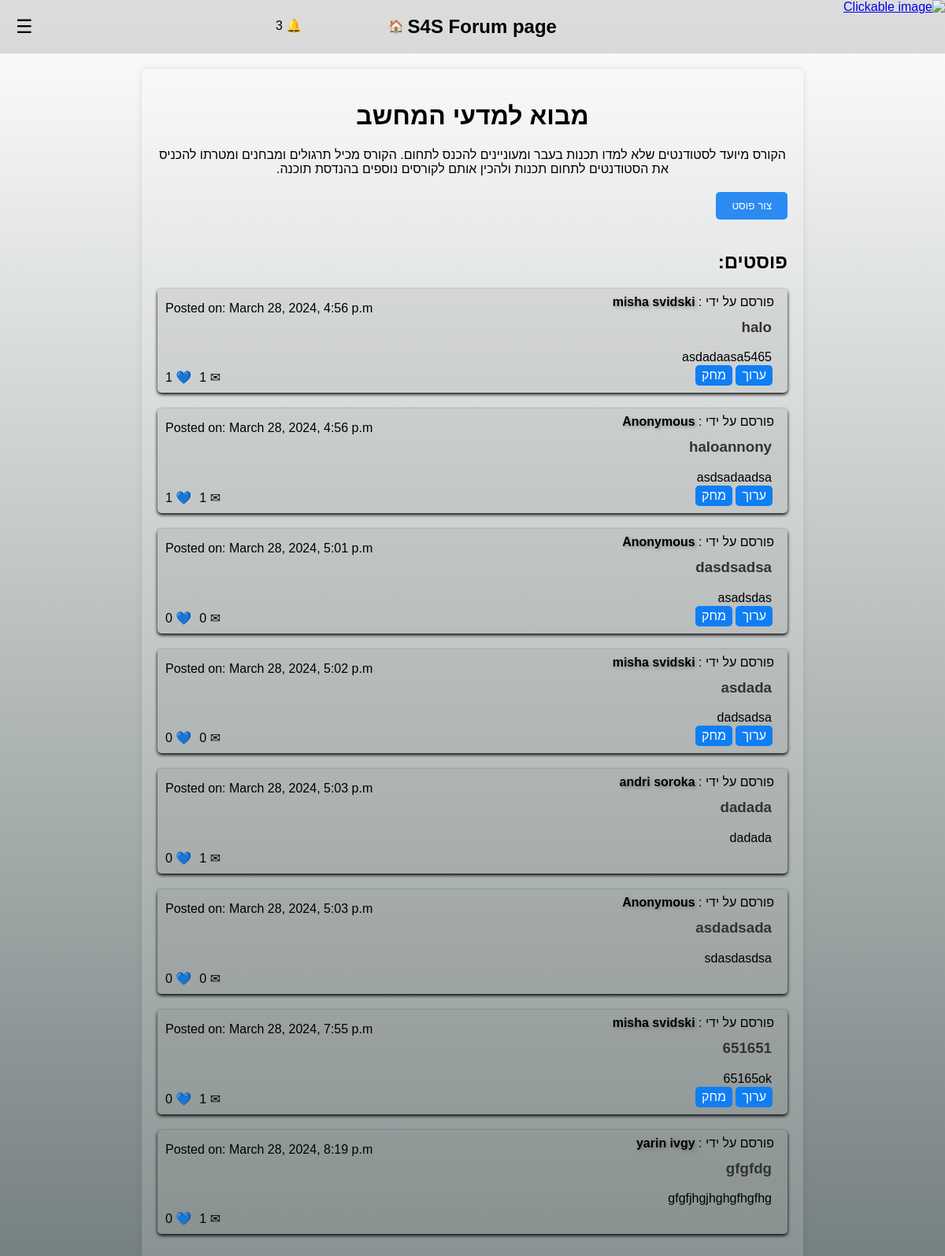
Page /blog/1/ (signed in) on the committed database.
### S4S/models.py (models this page shows, shortened)
class Blog(models.Model):
    title = models.CharField(max_length=100)
    description = models.TextField(default='No description')

class Post2(models.Model):
    title = models.CharField(max_length=100)
    user_name = models.CharField(default="none", max_length=100)
    user_email = models.EmailField(null=True)
    content = models.TextField()
    date_posted = models.DateTimeField(default=timezone.now)
    blog = models.ForeignKey('Blog', on_delete=models.CASCADE, null=True)
    candidate = models.ForeignKey('Candidate', on_delete=models.CASCADE, null=True, blank=True)
    student = models.ForeignKey('Student', on_delete=models.CASCADE, null=True, blank=True)
    graduate = models.ForeignKey('Graduate', on_delete=models.CASCADE, null=True, blank=True)
    admin = models.ForeignKey('Admin', on_delete=models.CASCADE, null=True, blank=True)
    comment_count = models.IntegerField(default=0)
    likes_count = models.IntegerField(default=0)

### S4S/blogim.py (the view)
# urls.py: path('blog/<int:blog_id>/', blogim.blog_detail, name='blog_detail'),
def blog_detail(request, blog_id):
    blog = Blog.objects.get(pk=blog_id)
    posts2 = Post2.objects.filter(blog=blog)
    current_user = None
    user_type = None
    if 'user_id' in request.session and 'user_type' in request.session:
        user_id = request.session['user_id']
        user_type = request.session['user_type']
        if user_type == 'candidate':
            user = Candidate.objects.get(id=user_id)
        elif user_type == 'student':
            user = Student.objects.get(id=user_id)
        elif user_type == 'graduate':
            user = Graduate.objects.get(id=user_id)
        elif user_type == 'admin':  # Check if the user is an Admin
            user = Admin.objects.get(id=user_id)
        current_user = user.first_name + ' ' + user.last_name
        email = user.email
    return render(request, 'blog.detail.html', {'blog': blog, 'posts2': posts2, 'current_user': current_user, 'user_type': user_type,'email': email})

### templates/blog.detail.html (shortened to what this page needs)
<!DOCTYPE html>
<html lang="en">
<head>
</head>
<body>
<header>
    <div class="menu-icon" onclick="toggleSidebar(event)">☰</div>
    <a href="/" style="text-decoration: none; color: inherit;"><h2>S4S Forum page</h2></a>
     <a href="/" style="text-decoration: none; color: inherit;">&nbsp;🏠</a>
     <div id="notification-container">
    <span>&#x1F514;</span>
    <span id="notification-counter"></span>
</div>
</header>
    <div class="container">
        <div class="header">
            <h1>{{ blog.title }}</h1>
            <p>{{ blog.description }}</p>
        </div>
        <button class="create-post-button" onclick="toggleCreatePostForm()">צור פוסט</button>
        <a href="{% url '' %}" class="top-left">
            <img src="https://i.imgur.com/YAy1rDP.png" alt="Clickable image" width="250" height="75" class="invert-color">
        </a>
        <div class="posts">
            <h2>פוסטים:</h2>
            {% for post2 in posts2 %}
                <div class="post">
                    <a href="{% url 'post_detail' post2.id %}" style="text-decoration: none; color: inherit;">
                        <div class="post-info">
                          <span class="post-author"> פורסם על ידי : <span class="author-name">{{ post2.user_name }}</span><br></span>
                        </div>
                        <div class="post-details">
                           {% load tz %}
                        <p>Posted on: {{ post2.date_posted|timezone:"Asia/Jerusalem"|date:"F j, Y, P"|slice:":-1" }}</p>
                        </div>
                        <br>
                        <h3>{{ post2.title }}</h3>
                        <p>{{ post2.content }}</p>
     <div class="post-interactions" style="position: absolute; bottom: 10px; left: 10px; display: flex; flex-direction: row;">
    <span class="comment-count">&#9993; {{ post2.comment_count }}</span>
    <span class="like-count">💙 {{post2.likes_count }}</span>
</div>
{% if post2.user_email == email or user_type == 'admin' %}
    <div class="post-actions">
        <form action="{% url 'edit_post' post2.id %}" method="get" style="display: inline;">
            <button type="submit" class="edit-button">ערוך</button>
        </form>
        <form method="post" action="{% url 'delete_post' post2.id %}" style="display: inline;">
            <button type="submit" class="delete-button">מחק</button>
        </form>
    </div>
{% endif %}
                    </a>
                </div>
            {% endfor %}
        </div>
    </div>
</body>
</html>

### rows in the picture
Blog: title "מבוא למדעי המחשב", description "הקורס מיועד לסטודנטים שלא למדו תכנות בעבר ומעוניינים להכנס לתחום. הקורס מכיל תרגולים ומבחנים ומטרתו להכניס את הסטודנטים לתחום תכנות ולהכין אותם לקורסים נוספים בהנדסת תוכנה."
Post2: user_name "misha svidski", date_posted "March 28, 2024, 4:56 p.m", title "halo", content "asdadaasa5465", comment_count "1", likes_count "1", shows "ערוך"
Post2: user_name "Anonymous", date_posted "March 28, 2024, 4:56 p.m", title "haloannony", content "asdsadaadsa", comment_count "1", likes_count "1", shows "ערוך"
Post2: user_name "Anonymous", date_posted "March 28, 2024, 5:01 p.m", title "dasdsadsa", content "asadsdas", comment_count "0", likes_count "0", shows "ערוך"
Post2: user_name "misha svidski", date_posted "March 28, 2024, 5:02 p.m", title "asdada", content "dadsadsa", comment_count "0", likes_count "0", shows "ערוך"
Post2: user_name "andri soroka", date_posted "March 28, 2024, 5:03 p.m", title "dadada", content "dadada", comment_count "1", likes_count "0"
Post2: user_name "Anonymous", date_posted "March 28, 2024, 5:03 p.m", title "asdadsada", content "sdasdasdsa", comment_count "0", likes_count "0"
Post2: user_name "misha svidski", date_posted "March 28, 2024, 7:55 p.m", title "651651", content "65165ok", comment_count "1", likes_count "0", shows "ערוך"
Post2: user_name "yarin ivgy", date_posted "March 28, 2024, 8:19 p.m", title "gfgfdg", content "gfgfjhgjhghgfhgfhg", comment_count "1", likes_count "0"
